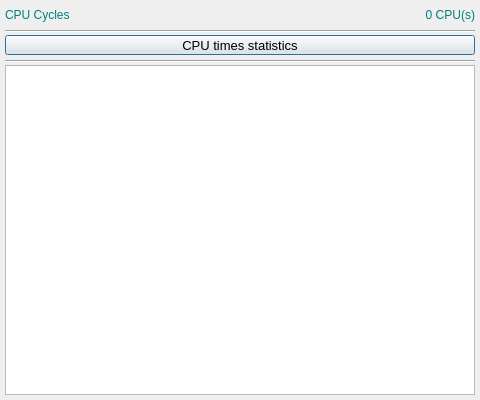
<?xml version="1.0" encoding="UTF-8"?>
<ui version="4.0">
 <class>cyclwind</class>
 <widget class="QDialog" name="cyclwind">
  <property name="geometry">
   <rect>
    <x>0</x>
    <y>0</y>
    <width>480</width>
    <height>400</height>
   </rect>
  </property>
  <property name="sizePolicy">
   <sizepolicy hsizetype="Fixed" vsizetype="Fixed">
    <horstretch>0</horstretch>
    <verstretch>0</verstretch>
   </sizepolicy>
  </property>
  <property name="minimumSize">
   <size>
    <width>480</width>
    <height>400</height>
   </size>
  </property>
  <property name="maximumSize">
   <size>
    <width>480</width>
    <height>400</height>
   </size>
  </property>
  <property name="windowTitle">
   <string>Dialog</string>
  </property>
  <widget class="QLabel" name="cyclqant">
   <property name="geometry">
    <rect>
     <x>275</x>
     <y>5</y>
     <width>200</width>
     <height>20</height>
    </rect>
   </property>
   <property name="sizePolicy">
    <sizepolicy hsizetype="Fixed" vsizetype="Fixed">
     <horstretch>0</horstretch>
     <verstretch>0</verstretch>
    </sizepolicy>
   </property>
   <property name="minimumSize">
    <size>
     <width>200</width>
     <height>20</height>
    </size>
   </property>
   <property name="maximumSize">
    <size>
     <width>200</width>
     <height>20</height>
    </size>
   </property>
   <property name="styleSheet">
    <string notr="true">font: 15pt &quot;JetBrains Mono&quot;;
color: #008080;</string>
   </property>
   <property name="text">
    <string>0 CPU(s)</string>
   </property>
   <property name="alignment">
    <set>Qt::AlignRight|Qt::AlignTrailing|Qt::AlignVCenter</set>
   </property>
  </widget>
  <widget class="QLabel" name="cycllabl">
   <property name="geometry">
    <rect>
     <x>5</x>
     <y>5</y>
     <width>200</width>
     <height>20</height>
    </rect>
   </property>
   <property name="sizePolicy">
    <sizepolicy hsizetype="Fixed" vsizetype="Fixed">
     <horstretch>0</horstretch>
     <verstretch>0</verstretch>
    </sizepolicy>
   </property>
   <property name="minimumSize">
    <size>
     <width>200</width>
     <height>20</height>
    </size>
   </property>
   <property name="maximumSize">
    <size>
     <width>200</width>
     <height>20</height>
    </size>
   </property>
   <property name="styleSheet">
    <string notr="true">font: 15pt &quot;JetBrains Mono&quot;;
color: #008080;</string>
   </property>
   <property name="text">
    <string>CPU Cycles</string>
   </property>
  </widget>
  <widget class="Line" name="cycllin1">
   <property name="geometry">
    <rect>
     <x>5</x>
     <y>30</y>
     <width>470</width>
     <height>3</height>
    </rect>
   </property>
   <property name="sizePolicy">
    <sizepolicy hsizetype="Fixed" vsizetype="Fixed">
     <horstretch>0</horstretch>
     <verstretch>0</verstretch>
    </sizepolicy>
   </property>
   <property name="minimumSize">
    <size>
     <width>470</width>
     <height>3</height>
    </size>
   </property>
   <property name="maximumSize">
    <size>
     <width>470</width>
     <height>3</height>
    </size>
   </property>
   <property name="orientation">
    <enum>Qt::Horizontal</enum>
   </property>
  </widget>
  <widget class="QListWidget" name="cycllist">
   <property name="enabled">
    <bool>true</bool>
   </property>
   <property name="geometry">
    <rect>
     <x>5</x>
     <y>65</y>
     <width>470</width>
     <height>330</height>
    </rect>
   </property>
   <property name="sizePolicy">
    <sizepolicy hsizetype="Fixed" vsizetype="Fixed">
     <horstretch>0</horstretch>
     <verstretch>0</verstretch>
    </sizepolicy>
   </property>
   <property name="minimumSize">
    <size>
     <width>470</width>
     <height>330</height>
    </size>
   </property>
   <property name="maximumSize">
    <size>
     <width>470</width>
     <height>330</height>
    </size>
   </property>
   <property name="focusPolicy">
    <enum>Qt::NoFocus</enum>
   </property>
   <property name="editTriggers">
    <set>QAbstractItemView::NoEditTriggers</set>
   </property>
   <property name="alternatingRowColors">
    <bool>false</bool>
   </property>
  </widget>
  <widget class="QPushButton" name="cycsecbt">
   <property name="geometry">
    <rect>
     <x>5</x>
     <y>35</y>
     <width>470</width>
     <height>20</height>
    </rect>
   </property>
   <property name="sizePolicy">
    <sizepolicy hsizetype="Fixed" vsizetype="Fixed">
     <horstretch>0</horstretch>
     <verstretch>0</verstretch>
    </sizepolicy>
   </property>
   <property name="minimumSize">
    <size>
     <width>470</width>
     <height>20</height>
    </size>
   </property>
   <property name="maximumSize">
    <size>
     <width>470</width>
     <height>20</height>
    </size>
   </property>
   <property name="font">
    <font>
     <pointsize>10</pointsize>
     <italic>false</italic>
     <bold>false</bold>
    </font>
   </property>
   <property name="styleSheet">
    <string notr="true">font: 10pt &quot;Inter&quot;;</string>
   </property>
   <property name="text">
    <string>CPU times statistics</string>
   </property>
  </widget>
  <widget class="Line" name="cycllin2">
   <property name="geometry">
    <rect>
     <x>5</x>
     <y>60</y>
     <width>470</width>
     <height>3</height>
    </rect>
   </property>
   <property name="sizePolicy">
    <sizepolicy hsizetype="Fixed" vsizetype="Fixed">
     <horstretch>0</horstretch>
     <verstretch>0</verstretch>
    </sizepolicy>
   </property>
   <property name="minimumSize">
    <size>
     <width>470</width>
     <height>3</height>
    </size>
   </property>
   <property name="maximumSize">
    <size>
     <width>470</width>
     <height>3</height>
    </size>
   </property>
   <property name="orientation">
    <enum>Qt::Horizontal</enum>
   </property>
  </widget>
 </widget>
 <resources/>
 <connections/>
</ui>
